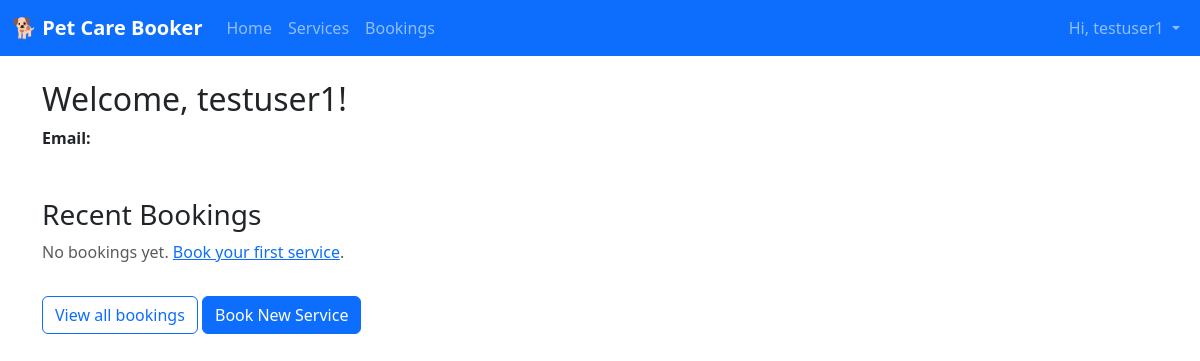
The page /accounts/profile/ (signed in) on the database as committed earlier.
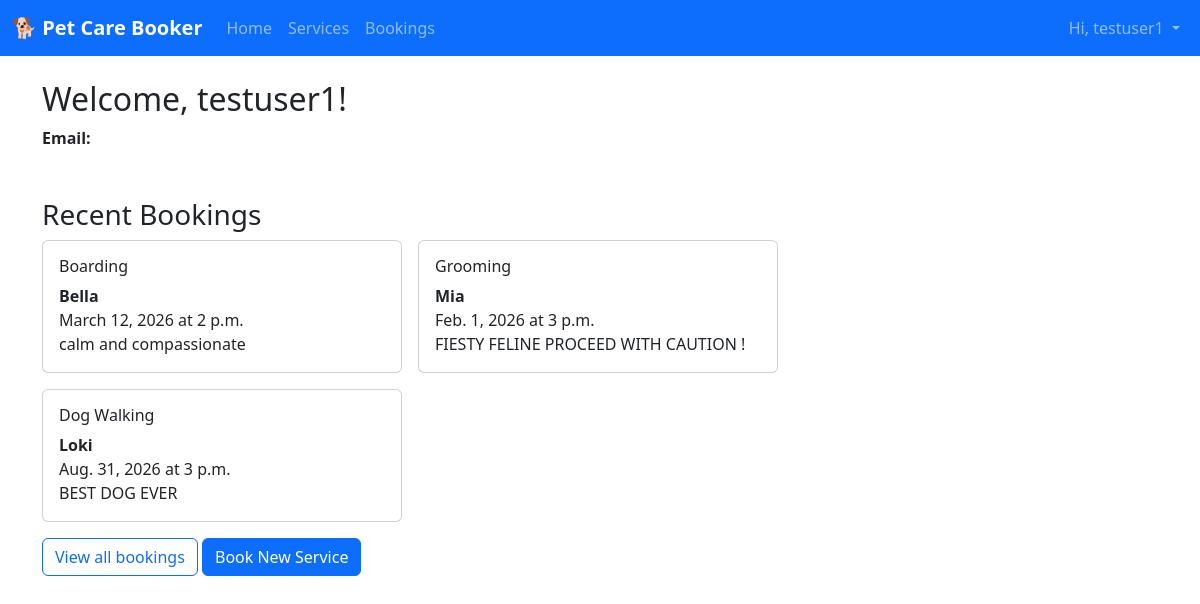
The same page on the database as committed later.
### accounts/models.py (models this page shows, shortened)
class Booking(models.Model):
    SERVICE_CHOICES = [
        ('dog_walking', 'Dog Walking'),
        ('grooming', 'Grooming'),
        ('boarding', 'Boarding'),
    ]
    user = models.ForeignKey(User, on_delete=models.CASCADE)
    service = models.CharField(max_length=20, choices=SERVICE_CHOICES)
    pet_name = models.CharField(max_length=100)
    date = models.DateField()
    time = models.TimeField()
    notes = models.TextField(blank=True)
    created = models.DateTimeField(auto_now_add=True)

### accounts/views.py (the view)
# urls.py: path("profile/", ProfileView.as_view(), name="profile"),
class ProfileView(LoginRequiredMixin, TemplateView):
    template_name = "accounts/profile.html"
    login_url = "login"
    redirect_field_name = "next"
    def get_context_data(self, **kwargs):
        context = super().get_context_data(**kwargs)
        context["user"] = self.request.user
        context["bookings"] = (
            Booking.objects.filter(user=self.request.user)
            .order_by("-created")[:5]
        )
        return context

### accounts/templates/accounts/profile.html (shortened to what this page needs)
{% extends 'accounts/base.html' %}
{% block content %}
<div class="row">
  <div class="col-md-8">
    <h2>Welcome, {{ user.username }}!</h2>
    <p><strong>Email:</strong> {{ user.email }}</p>
    <h3 class="mt-5">Recent Bookings</h3>
    {% if bookings %}
      <div class="row g-3">
        {% for booking in bookings %}
          <div class="col-md-6">
            <div class="card">
              <div class="card-body">
                <h6 class="card-title">{{ booking.get_service_display }}</h6>
                <p class="card-text">
                  <strong>{{ booking.pet_name }}</strong><br>
                  {{ booking.date }} at {{ booking.time }}<br>
                  {{ booking.notes|default:"No notes" }}
                </p>
              </div>
            </div>
          </div>
        {% endfor %}
      </div>
    {% else %}
      <p class="text-muted">No bookings yet. <a href="{% url 'book' %}">Book your first service</a>.</p>
    {% endif %}
  </div>
</div>
<a href="{% url 'bookings' %}" class="btn btn-outline-primary mt-3">View all bookings</a>
<a href="{% url 'book' %}" class="btn btn-primary mt-3">Book New Service</a>
{% endblock %}

### accounts/templates/accounts/base.html (shortened to what this page needs)
<!DOCTYPE html>
<html lang="en">
<head>
  <link href="https://cdn.jsdelivr.net/npm/bootstrap@5.3.3/dist/css/bootstrap.min.css" rel="stylesheet">
</head>
<body>
  <nav class="navbar navbar-expand-lg navbar-dark bg-primary">
    <div class="container-fluid">
      <a class="navbar-brand fw-bold" href="/">🐕 Pet Care Booker</a>
      <div class="collapse navbar-collapse" id="navbarNav">
        <ul class="navbar-nav me-auto">
          <li class="nav-item">
            <a class="nav-link" href="/">Home</a>
          </li>
          <li class="nav-item">
            <a class="nav-link" href="{% url 'services' %}">Services</a>
          </li>
          <li class="nav-item">
            <a class="nav-link" href="{% url 'bookings' %}">Bookings</a>
          </li>
        </ul>
        <ul class="navbar-nav">
          {% if user.is_authenticated %}
            <li class="nav-item dropdown">
              <a class="nav-link dropdown-toggle" href="#" role="button" data-bs-toggle="dropdown" aria-expanded="false">
                Hi, {{ user.username }}
              </a>
            </li>
          {% endif %}
        </ul>
      </div>
    </div>
  </nav>
  <main class="container mt-4">
    {% block content %}{% endblock %}
  </main>
</body>
</html>

Rows that differ between the two databases and show on the page:
added Booking: service "Boarding", pet_name "Bella", date "March 12, 2026", time "2 p.m.", notes "calm and compassionate"
added Booking: service "Grooming", pet_name "Mia", date "Feb. 1, 2026", time "3 p.m.", notes "FIESTY FELINE PROCEED WITH CAUTION !"
added Booking: service "Dog Walking", pet_name "Loki", date "Aug. 31, 2026", time "3 p.m.", notes "BEST DOG EVER"
Other text that changed with them:
text no longer shown: "No bookings yet. Book your first service ."
